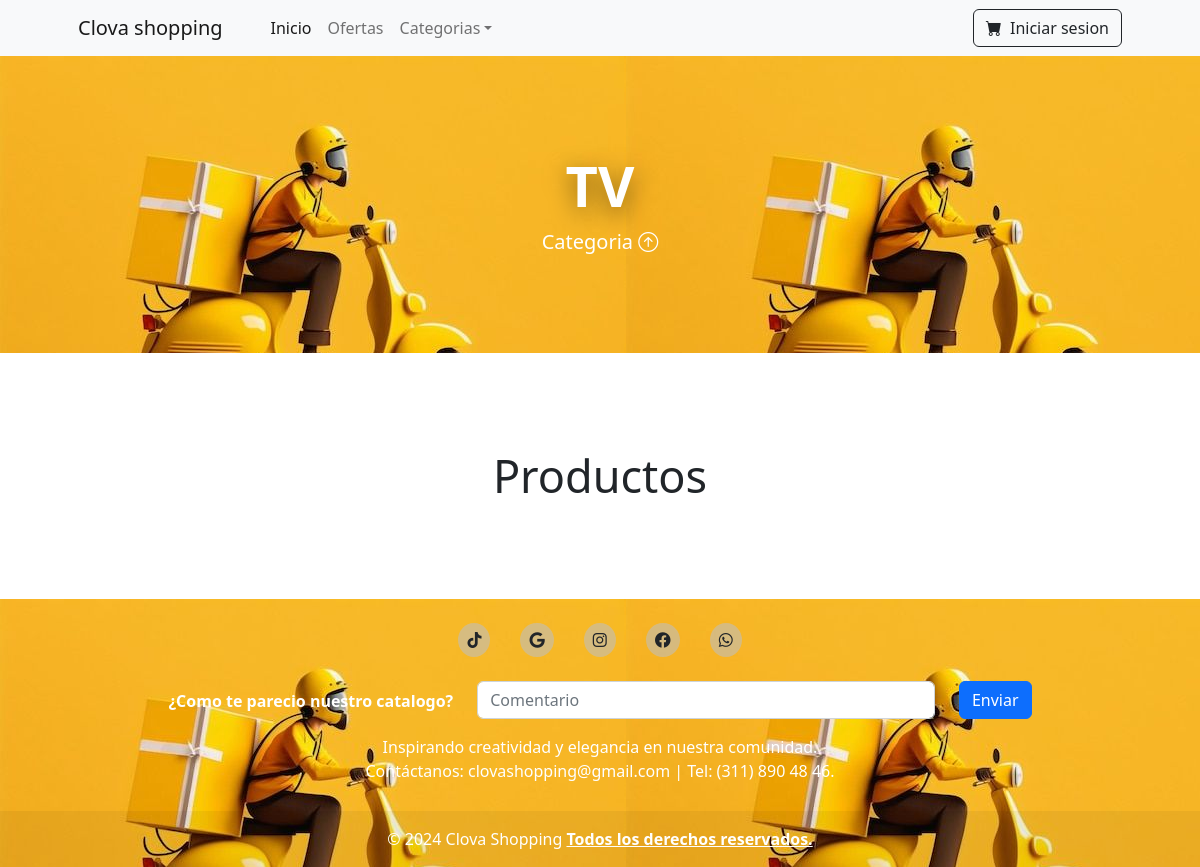
Before: /landing/producto/1 with the older database file.
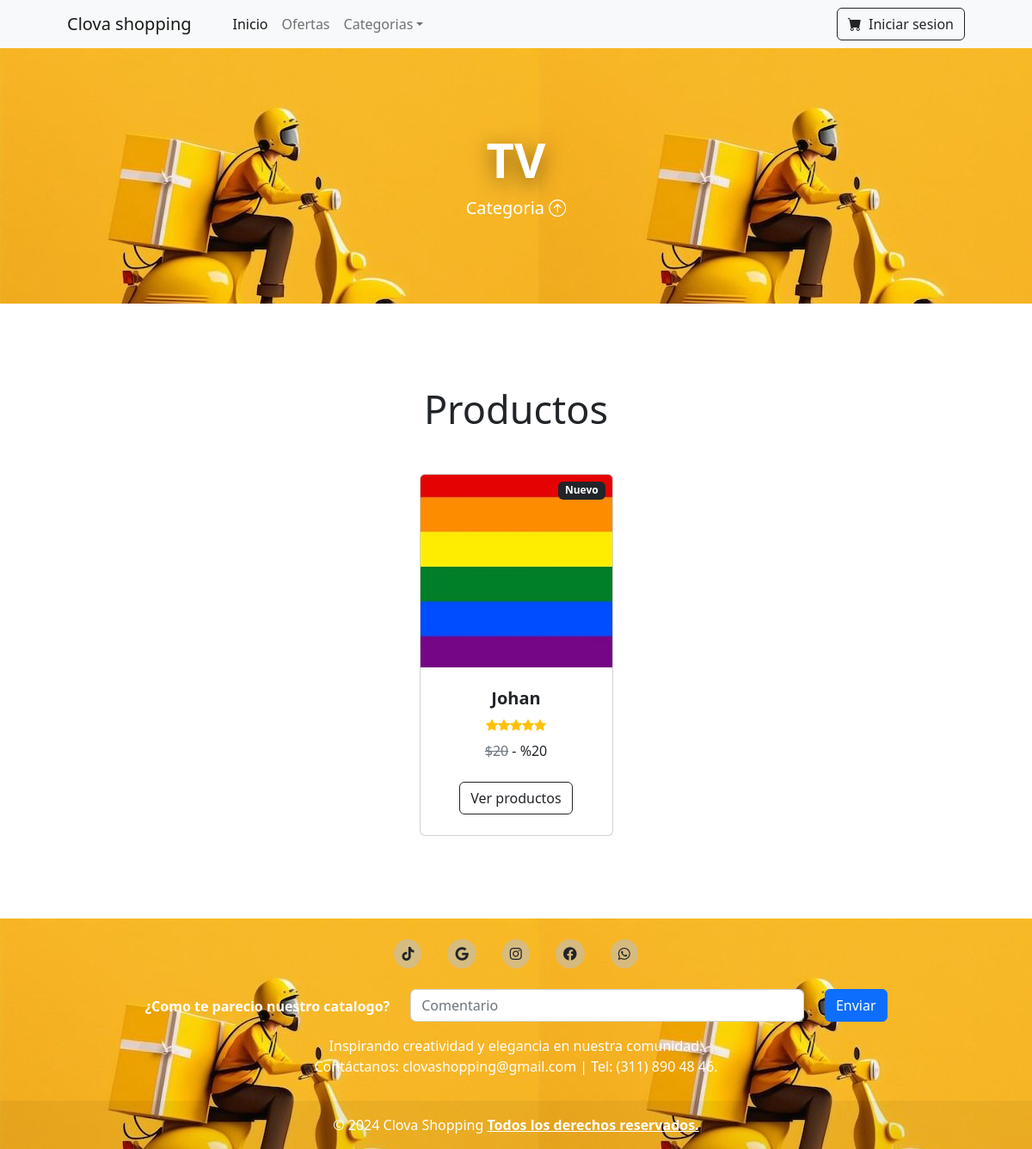
After: the same page with the newer database file.
### app/models/categoria.py (models this page shows)
class Categoria(db.Model):
    id = db.Column(db.Integer, primary_key=True)
    nombre = db.Column(db.String(50), nullable=False)
    imagen = db.Column(db.String(255), nullable=True)
    productos = db.relationship('Producto', backref='categoria', lazy=True)

### app/models/producto.py (models this page shows)
class Producto(db.Model):
    id = db.Column(db.Integer, primary_key=True)
    nombre = db.Column(db.String(255), nullable=False)
    precio = db.Column(db.Integer, nullable=False)
    cantidad = db.Column(db.Integer, nullable=False)
    categoria_id = db.Column(db.Integer, db.ForeignKey
    ('categoria.id'))
    imagen = db.Column(db.String(255), nullable=True)

### app/routes/landing_routes.py (the view)
@bp.route('/landing/producto/<int:id>')
def producto(id):
    usuario=current_user
    dataC=Categoria.query.all()
    cat=Categoria.query.get_or_404(id)
    products=cat.productos
    return render_template('landing/productos.html', cat=cat, products=products, dataC=dataC, usuario=usuario)

### app/templates/landing/productos.html (shortened to what this page needs)
<!DOCTYPE html>
<html lang="en">
    <head>
        <link href="https://cdn.jsdelivr.net/npm/bootstrap-icons@1.5.0/font/bootstrap-icons.css" rel="stylesheet" />
        <link rel="stylesheet" href="{{ url_for('static', filename='styles.css') }}">
        <link href="https://cdnjs.cloudflare.com/ajax/libs/font-awesome/6.0.0-beta3/css/all.min.css" rel="stylesheet">
    </head>
    <body>
        <nav class="navbar navbar-expand-lg navbar-light bg-light">
            <div class="container px-4 px-lg-5">
                <a class="navbar-brand" href="#!">Clova shopping</a>
                <div class="collapse navbar-collapse" id="navbarSupportedContent">
                    <ul class="navbar-nav me-auto mb-2 mb-lg-0 ms-lg-4">
                        <li class="nav-item"><a class="nav-link active" aria-current="page" href="{{ url_for('landing.index')}}">Inicio</a></li>
                        <li class="nav-item"><a class="nav-link" href="#!">Ofertas</a></li>
                        <li class="nav-item dropdown">
                            <a class="nav-link dropdown-toggle" id="navbarDropdown" href="#" role="button" data-bs-toggle="dropdown" aria-expanded="false">Categorias</a>
                        </li>
                    </ul>
                    <a href="{{ url_for('auth.login')}}" class="btn btn-outline-dark" type="submit">
                        <i class="bi-cart-fill me-1"></i>
                        Iniciar sesion
                    </a>
                </div>
            </div>
        </nav>
        <header class="header py-5">
            <div class="container px-4 px-lg-5 my-5">
                <div class="text-center text-white">
                    <h1 class="display-4 fw-bolder" style="text-transform: uppercase;">{{ cat.nombre }}</h1>
                    <p class="lead fw-normal text-white mb-0">Categoria   <i class="bi bi-arrow-up-circle"></i></p>
                </div>
            </div>
        </header>
        <section class="py-5">
            <div class="container px-4 px-lg-5 mt-5">
                <h2 class="mb-5" style="text-align: center;font-size: 45px;">Productos</h2>
                <div class="row gx-4 gx-lg-5 row-cols-2 row-cols-md-3 row-cols-xl-4 justify-content-center">
                    {% for product in products %}
                    <div class="col mb-5">
                        <div class="card h-100">
                            <div class="badge bg-dark text-white position-absolute" style="top: 0.5rem; right: 0.5rem">Nuevo</div>
                            {% if product.imagen %}
                                {% set direccion = 'images/' + product.imagen %}
                                    <img class="card-img-top" src="{{ url_for('static', filename=direccion) }}" alt="{{ product.nombre }}">
                            {% endif %}
                            <div class="card-body p-4">
                                <div class="text-center">
                                    <h5 class="fw-bolder" style="text-transform: capitalize;">{{ product.nombre }}</h5>
                                    <div class="d-flex justify-content-center small text-warning mb-2">
                                        <div class="bi-star-fill"></div>
                                        <div class="bi-star-fill"></div>
                                        <div class="bi-star-fill"></div>
                                        <div class="bi-star-fill"></div>
                                        <div class="bi-star-fill"></div>
                                    </div>
                                    <span class="text-muted text-decoration-line-through">${{ product.precio }}</span>
                                    - %{{ product.precio }}
                                </div>
                            </div>
                            <div class="card-footer p-4 pt-0 border-top-0 bg-transparent">
                                <div class="text-center"><a class="btn btn-outline-dark mt-auto" href="#">Ver productos</a></div>
                            </div>
                        </div>
                    </div>
                    {% endfor %}
                </div>
            </div>
        </section>
        <footer class="text-center text-white">
            <div class="container p-1">
                <div class="container mb-3">
                    <div class="d-flex justify-content-center align-items-center mb-4" style="gap: 30px;">
                        <a class="icons-footer" href="#!" role="button"><i class="fab fa-tiktok"></i></a>
                        <a class="icons-footer" href="#!" role="button"><i class="fab fa-google"></i></a>
                        <a class="icons-footer" href="#!" role=""><i class="fab fa-instagram"></i></a>
                        <a class="icons-footer" href="#!" role="button"><i class="fab fa-facebook"></i></a>
                        <a class="icons-footer" href="#!" role="button"><i class="fab fa-whatsapp"></i></a>
                    </div>
                </div>
                <section class="">
                    <form action="">
                    <div class="row d-flex justify-content-center">
                        <div class="col-auto">
                            <p class="pt-2">
                                <strong>¿Como te parecio nuestro catalogo?</strong>
                            </p>
                        </div>
                        <div class="col-md-5 col-12">
                        <div class="mb-3">
                            <input type="text" class="form-control" id="" placeholder="Comentario" required>
                        </div>
                        </div>
                        <div class="col-auto">
                        <button data-mdb-ripple-init type="submit" class="btn btn-primary ">
                            Enviar
                        </button>
                        </div>
                    </div>
                    </form>
                </section>
                <section class="mb-4">
                    <p>
                        Inspirando creatividad y elegancia en nuestra comunidad. <br> Contáctanos:
                        clovashopping@gmail.com | Tel: (311) 890 48 46.
                    </p>
                </section>
            </div>
            <div class="text-center p-3" style="background-color: rgba(0, 0, 0, 0.05);">
            © 2024 Clova Shopping
            <a class="text-reset fw-bold" href="https://mdbootstrap.com/">Todos los derechos reservados.</a>
            </div>
        </footer>
    </body>
</html>

Changed rows visible on the page:
added Producto: nombre "Johan", precio "20"
